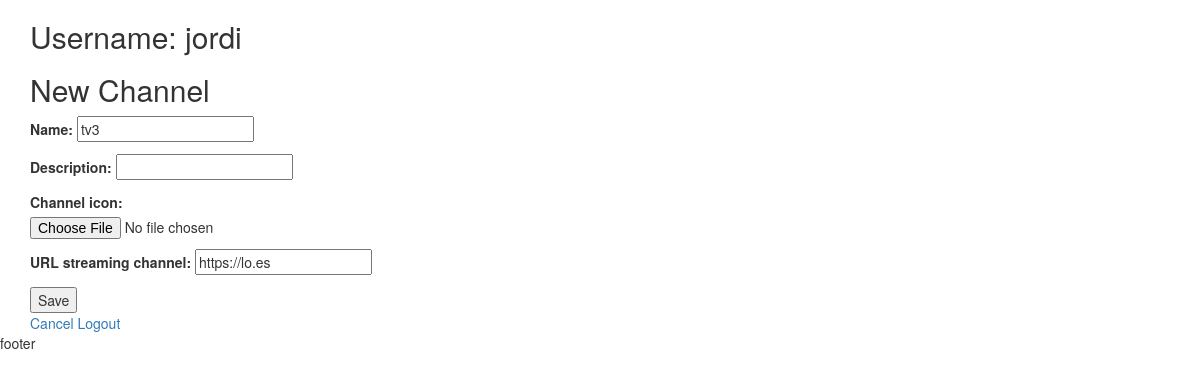
Page /tv/update_channel/1 (signed in) on the earlier database version.
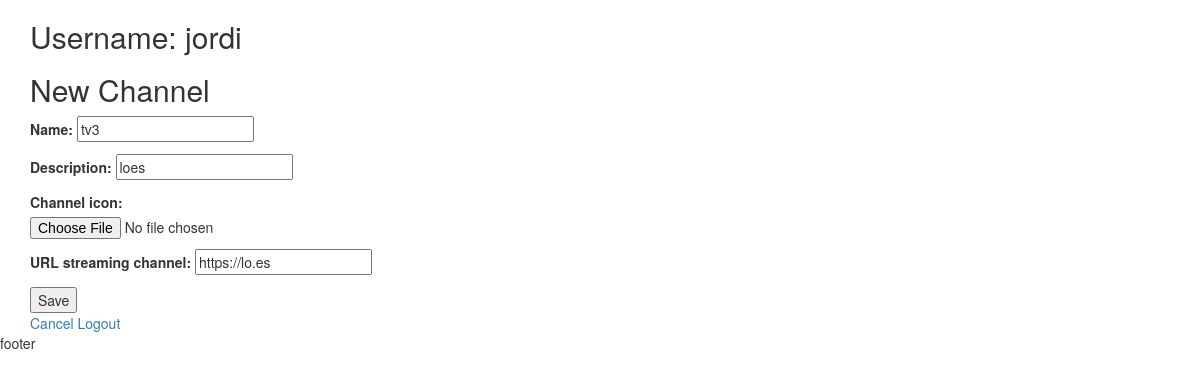
Same page on the later database version.
### tv/models/streaming_channel.py (models this page shows, shortened)
class StreamingChannel(BaseModel):
    class Meta:
        verbose_name = _('Streaming channel')
        verbose_name_plural = _('Streaming channels')
        permissions = (
        )
    name = CharField(
        null=False,
        blank=False,
        max_length=25,
        verbose_name=_('Name')
    )
    description = CharField(
        null=True,
        blank=True,
        max_length=1024,
        verbose_name=_('Description')
    )
    icon = ImageField(
        null=True,
        blank=True,
        verbose_name=_('Channel icon'),
        upload_to='images/%Y/%m/%d/channel_icons'
    )
    url = URLField(
        null=False,
        blank=False,
        verbose_name=_('URL streaming channel')
    )
    owner_user = ForeignKey(
        User,
        default=None,
        related_name='channels',
        verbose_name=_('Owner streaming channels'),
    )

### tv/views/crud.py (the view)
# urls.py: url(r'^update_channel/(?P<pk>[\w-]+)$', crud.StreamingChannelUpdateView.as_view(), name='update_channel'),
class StreamingChannelUpdateView(LoginRequiredMixin, UpdateView):
    model = StreamingChannel
    form_class = StreamingChannelForm
    success_url = reverse_lazy('tv:channels')
    template_name = 'edit_channel.html'
    login_url = reverse_lazy('login')

### tv/forms/streaming_channel_form.py
class StreamingChannelForm(ModelForm):
    class Meta:
        model = StreamingChannel
        fields = [
            'name',
            'description',
            'icon',
            'url'
        ]

### tv/templates/edit_channel.html (shortened to what this page needs)
{% extends 'base.html' %}
{% block css %}
    {{ block.super }}
{% endblock css %}
{% block content %}
  <h2> Username: {{ request.user }}</h2>
  <h2> New Channel</h2>
    <form action="" method="post">
        {{ form.as_p }}
        <input type="submit" value="Save" />
    </form>
  <a href="{% url 'tv:channels' %}">Cancel</a>
  <a href="{% url 'logout' %}">Logout</a>
{% endblock %}

Differences in the rows shown:
changed StreamingChannel "tv3": description (not shown) → "loes"
